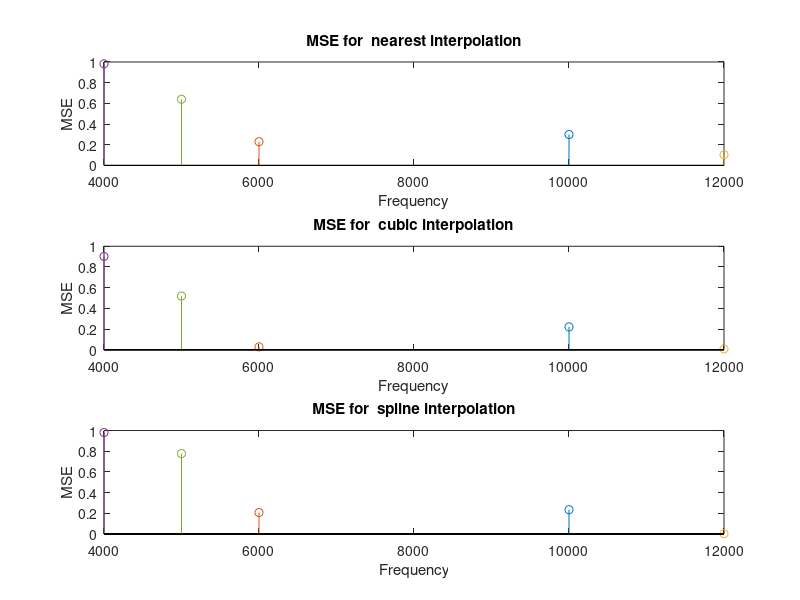

Reproduce this figure in MATLAB.
clear all;
close all;
clc;
f = 3000;
N_cycles = 5;
A = 1;
Ns = 1024;

Fs= 100000;
Fs1= 10000;
Fs2= 6000;
Fs3= 12000;
Fs4= 4000;
Fs5= 5000;

n=0: 1 :(Fs/f)*N_cycles;
n1=0: 1 :(Fs1/f)*N_cycles;
n2=0: 1 :(Fs2/f)*N_cycles;
n3=0: 1 :(Fs3/f)*N_cycles;
n4=0: 1 :(Fs4/f)*N_cycles;
n5=0: 1 :(Fs5/f)*N_cycles;

x= A*cos(2*pi*( f*n) / Fs );
x1= A*cos(2*pi*( f*n1) / Fs1 );
x2= A*cos(2*pi*( f*n2) / Fs2 );
x3= A*cos(2*pi*( f*n3) / Fs3 );
x4= A*cos(2*pi*( f*n4) / Fs4 );
x5= A*cos(2*pi*( f*n5) / Fs5 );


interval1= 0: 1 :max(n1);
interval2= 0: 1 :max(n2);
interval3= 0: 1 :max(n3);
interval4= 0: 1 :max(n4);
interval5= 0: 1 :max(n5);

interval_1= 0: max(n1)/max(n): max(n1);
interval_2= 0: max(n2)/max(n): max(n2);
interval_3= 0: max(n3)/max(n): max(n3);
interval_4= 0: max(n4)/max(n): max(n4);
interval_5= 0: max(n5)/max(n): max(n5);

% For Nearest interpolation technique
yin1= interp1(interval1,x1,interval_1, 'nearest');
yin2= interp1(interval2,x2,interval_2, 'nearest');
yin3= interp1(interval3,x3,interval_3, 'nearest');
yin4= interp1(interval4,x4,interval_4, 'nearest');
yin5= interp1(interval5,x5,interval_5, 'nearest');

msen1 = mean((x-yin1).^2);
msen2 = mean((x-yin2).^2);
msen3 = mean((x-yin3).^2);
msen4 = mean((x-yin4).^2);
msen5 = mean((x-yin5).^2);

subplot(3,1,1)
stem(Fs1, msen1);
title("MSE for  nearest interpolation");
xlabel("Frequency");
ylabel("MSE");

hold on;
stem(Fs2, msen2);

hold on;
stem(Fs3, msen3);

hold on;
stem(Fs4, msen4);

hold on;
stem(Fs5, msen5);

% For Cubic interpolation technique
yic1= interp1(interval1,x1,interval_1,'cubic');
yic2= interp1(interval2,x2,interval_2,'cubic');
yic3= interp1(interval3,x3,interval_3,'cubic');
yic4= interp1(interval4,x4,interval_4,'cubic');
yic5= interp1(interval5,x5,interval_5,'cubic');

msec1 = mean((x-yic1).^2);
msec2 = mean((x-yic2).^2);
msec3 = mean((x-yic3).^2);
msec4 = mean((x-yic4).^2);
msec5 = mean((x-yic5).^2);

subplot(3,1,2)
stem(Fs1, msec1);
title("MSE for  cubic interpolation");
xlabel("Frequency");
ylabel("MSE");
hold on;
stem(Fs2, msec2);

hold on;
stem(Fs3, msec3);

hold on;
stem(Fs4, msec4);

hold on;
stem(Fs5, msec5);

% For Spline interpolation technique
yis1= interp1(interval1,x1,interval_1,'spline');
yis2= interp1(interval2,x2,interval_2,'spline');
yis3= interp1(interval3,x3,interval_3,'spline');
yis4= interp1(interval4,x4,interval_4,'spline');
yis5= interp1(interval5,x5,interval_5,'spline');

mses1 = mean((x-yis1).^2);
mses2 = mean((x-yis2).^2);
mses3 = mean((x-yis3).^2);
mses4 = mean((x-yis4).^2);
mses5 = mean((x-yis5).^2);

subplot(3,1,3)
stem(Fs1, mses1);
title("MSE for  spline interpolation");
xlabel("Frequency");
ylabel("MSE");

hold on;
stem(Fs2, mses2);

hold on;
stem(Fs3, mses3);

hold on;
stem(Fs4, mses4);

hold on;
stem(Fs5, mses5);